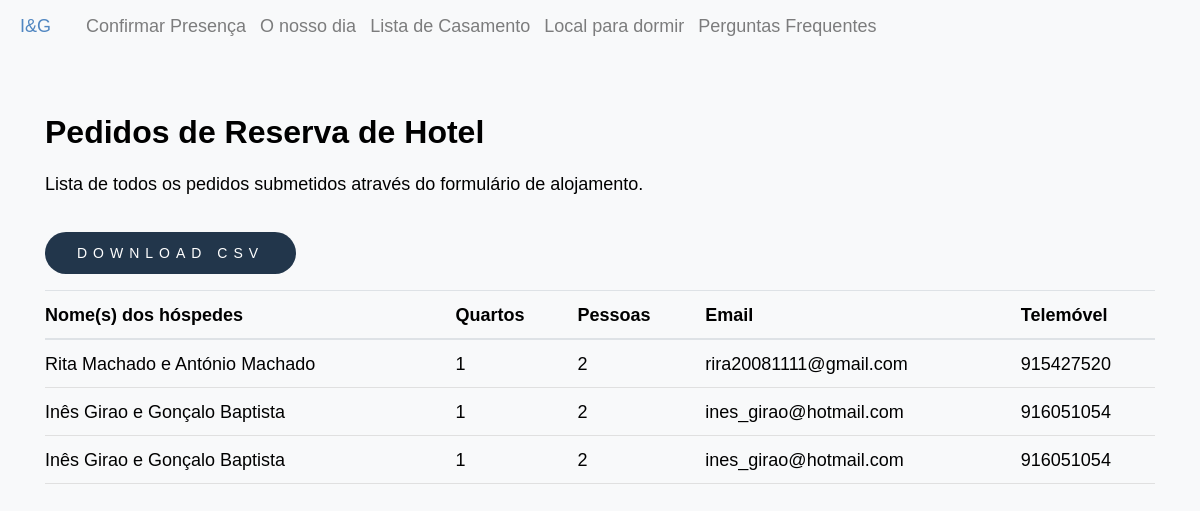
Page /edit/hotel_reservations on the earlier database version.
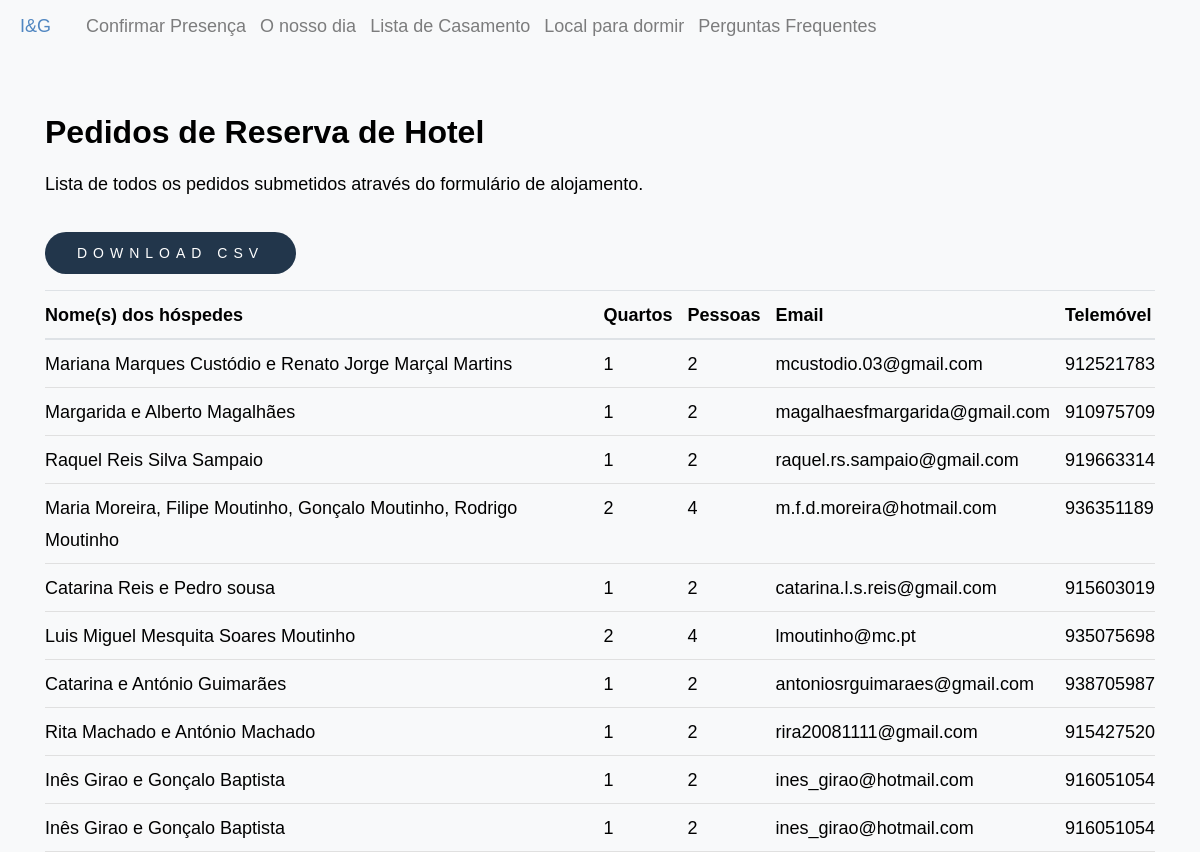
Same page on the later database version.
### inesegoncalo/models/hotel_reservations.py (models this page shows)
class HotelReservation(db.Model, model.Model, model.Base):
    __tablename__ = "hotel_reservations"
    __table_args__ = {"extend_existing": True}
    id = Column(Integer, primary_key=True)
    guest_names = Column(Text, nullable=False)
    num_rooms = Column(Integer, nullable=False)
    num_people = Column(Integer, nullable=False)
    email = Column(Text, nullable=False)
    phone = Column(Text, nullable=False)

### inesegoncalo/modules/edit.py (the view)
@bp.route("/hotel_reservations", methods=("GET", "POST"))
def hotel_reservations():
    reservations = HotelReservation.query.order_by(HotelReservation.id.desc()).all()
    return render_template("edit/hotel_reservations.html", reservations=reservations)

### inesegoncalo/templates/edit/hotel_reservations.html (shortened to what this page needs)
{% extends 'layout.html' %}
{% block content %}
<div class="edit-page-container container">
    <div class="edit-card">
        <div class="edit-card-header">
            <div>
                <h2>Pedidos de Reserva de Hotel</h2>
                <p>Lista de todos os pedidos submetidos através do formulário de alojamento.</p>
            </div>
            <button onclick="generateHotelReservationsCSV()" class="btn btn_contribuir accept">
                Download CSV
            </button>
        </div>
        <div class="edit-table-wrapper">
            <table class="table edit-table">
                <thead>
                    <tr>
                        <th>Nome(s) dos hóspedes</th>
                        <th>Quartos</th>
                        <th>Pessoas</th>
                        <th>Email</th>
                        <th>Telemóvel</th>
                    </tr>
                </thead>
                <tbody>
                    {% for reservation in reservations %}
                    <tr>
                        <td>{{ reservation.guest_names }}</td>
                        <td>{{ reservation.num_rooms }}</td>
                        <td>{{ reservation.num_people }}</td>
                        <td>{{ reservation.email }}</td>
                        <td>{{ reservation.phone }}</td>
                    </tr>
                    {% else %}
                    <tr>
                        <td colspan="5" style="text-align: center; padding: 1.5rem 0;">
                            Ainda não existem pedidos de reserva de hotel.
                        </td>
                    </tr>
                    {% endfor %}
                </tbody>
            </table>
        </div>
    </div>
</div>
{% endblock %}

Differences in the rows shown:
added HotelReservation: guest_names "Mariana Marques Custódio e Renato Jorge Marçal Martins", num_rooms "1", num_people "2", email "mcustodio.03@gmail.com", phone "912521783"
added HotelReservation: guest_names "Margarida e Alberto Magalhães", num_rooms "1", num_people "2", email "magalhaesfmargarida@gmail.com", phone "910975709"
added HotelReservation: guest_names "Raquel Reis Silva Sampaio", num_rooms "1", num_people "2", email "raquel.rs.sampaio@gmail.com", phone "919663314"
added HotelReservation: guest_names "Maria Moreira, Filipe Moutinho, Gonçalo Moutinho, Rodrigo Moutinho", num_rooms "2", num_people "4", email "m.f.d.moreira@hotmail.com", phone "936351189"
added HotelReservation: guest_names "Catarina Reis e Pedro sousa", num_rooms "1", num_people "2", email "catarina.l.s.reis@gmail.com", phone "915603019"
added HotelReservation: guest_names "Luis Miguel Mesquita Soares Moutinho", num_rooms "2", num_people "4", email "lmoutinho@mc.pt", phone "935075698"
added HotelReservation: guest_names "Catarina e António Guimarães", num_rooms "1", num_people "2", email "antoniosrguimaraes@gmail.com", phone "938705987"
